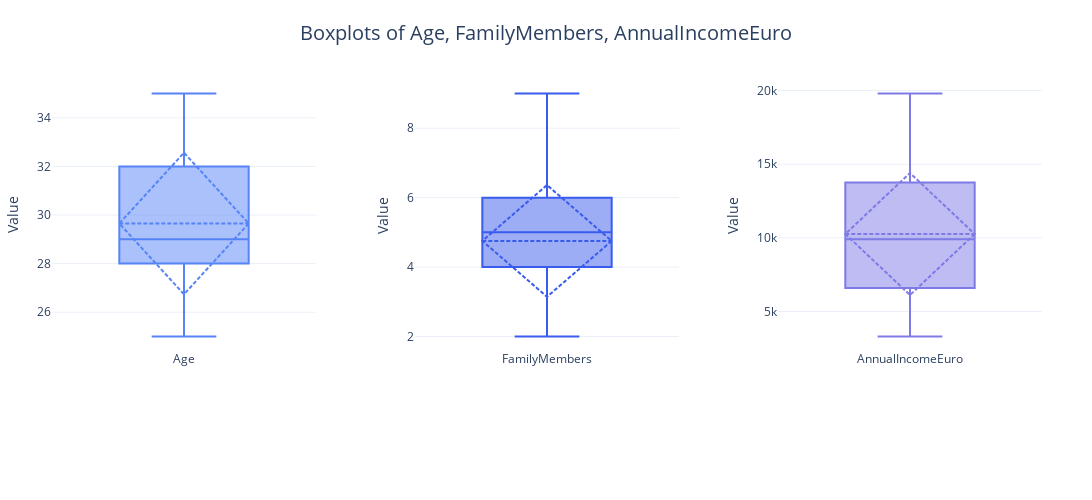

Write notebook code for a chart like this one.
### Markdown cell above
**International Travel Experience**: The significantly higher number of individuals who have not traveled abroad might affect their perception of the need for travel insurance. Those with international travel experience may have different risk assessments and insurance requirements.

**Travel Insurance Adoption**: The lower proportion of individuals with travel insurance highlights an opportunity for increasing travel insurance coverage. Understanding the factors that influence the decision to purchase travel insurance will be crucial for targeted marketing and product development.

**Health Conditions**: The distribution of chronic diseases can provide insights into health-related considerations that might influence travel insurance decisions. Individuals with chronic diseases might have different requirements and motivations for purchasing insurance.

Now lets move on to the outliers, lets see if our numerical features has any outliers.

### Code cell
plot_combined_boxplots(
    travel_df, numerical_features, save_path="images/combined_boxplot.png"
)

### Figure 1 — Plotly figure (JSON) as saved in the notebook; plotly's stock layout.template omitted (floating-point values rounded to 4 significant figures; data arrays with more than 128 entries replaced by an {"elided": "..."} marker saying what was removed)
{"data": [{"boxmean": "sd", "marker": {"color": "#5684F7", "line": {"color": "#000000", "width": 1}}, "showlegend": false, "type": "box", "xaxis": "x", "y": {"elided": "1987 int values"}, "yaxis": "y"}, {"boxmean": "sd", "marker": {"color": "#3A5CED", "line": {"color": "#000000", "width": 1}}, "showlegend": false, "type": "box", "xaxis": "x2", "y": {"elided": "1987 int values"}, "yaxis": "y2"}, {"boxmean": "sd", "marker": {"color": "#7E7AE6", "line": {"color": "#000000", "width": 1}}, "showlegend": false, "type": "box", "xaxis": "x3", "y": {"elided": "1987 float values"}, "yaxis": "y3"}], "layout": {"height": 500, "margin": {"b": 150, "l": 50, "r": 50, "t": 80}, "showlegend": false, "title": {"font": {"size": 20}, "text": "Boxplots of Age, FamilyMembers, AnnualIncomeEuro", "x": 0.5}, "width": 1200, "xaxis": {"anchor": "y", "domain": [0, 0.2667], "showticklabels": true, "ticktext": ["Age"], "tickvals": [0], "title": {"font": {"size": 14}}}, "xaxis2": {"anchor": "y2", "domain": [0.3667, 0.6333], "showticklabels": true, "ticktext": ["FamilyMembers"], "tickvals": [0], "title": {"font": {"size": 14}}}, "xaxis3": {"anchor": "y3", "domain": [0.7333, 1], "showticklabels": true, "ticktext": ["AnnualIncomeEuro"], "tickvals": [0], "title": {"font": {"size": 14}}}, "yaxis": {"anchor": "x", "domain": [0, 1], "title": {"font": {"size": 14}, "text": "Value"}}, "yaxis2": {"anchor": "x2", "domain": [0, 1], "title": {"font": {"size": 14}, "text": "Value"}}, "yaxis3": {"anchor": "x3", "domain": [0, 1], "title": {"font": {"size": 14}, "text": "Value"}}}}
